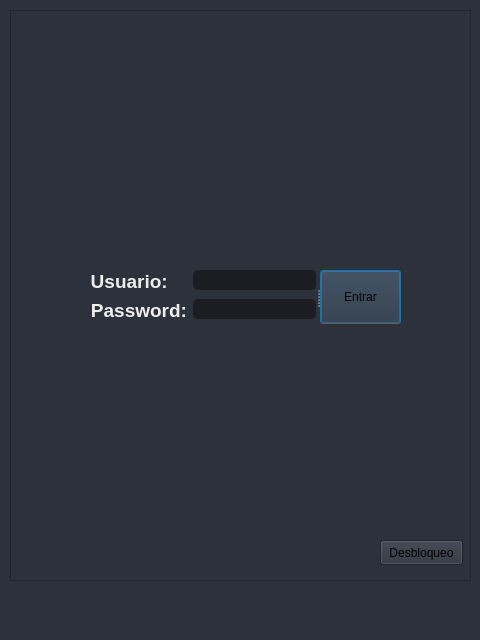
<?xml version="1.0" encoding="UTF-8"?>
<ui version="4.0">
 <class>MainWindow</class>
 <widget class="QMainWindow" name="MainWindow">
  <property name="geometry">
   <rect>
    <x>0</x>
    <y>0</y>
    <width>480</width>
    <height>640</height>
   </rect>
  </property>
  <property name="maximumSize">
   <size>
    <width>480</width>
    <height>640</height>
   </size>
  </property>
  <property name="windowTitle">
   <string>Login</string>
  </property>
  <property name="styleSheet">
   <string notr="true">background-color: rgb(44, 49, 60);</string>
  </property>
  <widget class="QWidget" name="centralwidget">
   <widget class="QFrame" name="frame">
    <property name="geometry">
     <rect>
      <x>10</x>
      <y>10</y>
      <width>461</width>
      <height>571</height>
     </rect>
    </property>
    <property name="frameShape">
     <enum>QFrame::StyledPanel</enum>
    </property>
    <property name="frameShadow">
     <enum>QFrame::Raised</enum>
    </property>
    <widget class="QLabel" name="label_3">
     <property name="geometry">
      <rect>
       <x>310</x>
       <y>40</y>
       <width>131</width>
       <height>91</height>
      </rect>
     </property>
     <property name="styleSheet">
      <string notr="true">border-image: url(:/your-logo-here2.png);</string>
     </property>
     <property name="text">
      <string/>
     </property>
    </widget>
    <widget class="QSplitter" name="splitter">
     <property name="geometry">
      <rect>
       <x>80</x>
       <y>260</y>
       <width>311</width>
       <height>54</height>
      </rect>
     </property>
     <property name="orientation">
      <enum>Qt::Horizontal</enum>
     </property>
     <widget class="QWidget" name="layoutWidget">
      <layout class="QFormLayout" name="formLayout">
       <item row="0" column="0">
        <widget class="QLabel" name="label">
         <property name="styleSheet">
          <string notr="true">color: rgb(238, 238, 236);</string>
         </property>
         <property name="text">
          <string>&lt;html&gt;&lt;head/&gt;&lt;body&gt;&lt;p align=&quot;right&quot;&gt;&lt;span style=&quot; font-size:14pt; font-weight:600;&quot;&gt;Usuario: &lt;/span&gt;&lt;/p&gt;&lt;/body&gt;&lt;/html&gt;</string>
         </property>
        </widget>
       </item>
       <item row="0" column="1">
        <widget class="QLineEdit" name="user">
         <property name="styleSheet">
          <string notr="true">QLineEdit {
	color: rgb(238, 238, 236);
	background-color: rgb(27, 29, 35);
	border-radius: 5px;
	border: 2px solid rgb(27, 29, 35);
	padding-left: 10px;
}
QLineEdit:hover {
	border: 2px solid rgb(64, 71, 88);
}
QLineEdit:focus {
	border: 2px solid rgb(91, 101, 124);
}</string>
         </property>
         <property name="placeholderText">
          <string/>
         </property>
        </widget>
       </item>
       <item row="1" column="0">
        <widget class="QLabel" name="label_2">
         <property name="styleSheet">
          <string notr="true">color: rgb(238, 238, 236);</string>
         </property>
         <property name="text">
          <string>&lt;html&gt;&lt;head/&gt;&lt;body&gt;&lt;p align=&quot;right&quot;&gt;&lt;span style=&quot; font-size:14pt; font-weight:600;&quot;&gt;Password:&lt;/span&gt;&lt;/p&gt;&lt;/body&gt;&lt;/html&gt;</string>
         </property>
        </widget>
       </item>
       <item row="1" column="1">
        <widget class="QLineEdit" name="password">
         <property name="styleSheet">
          <string notr="true">QLineEdit {
	color: rgb(238, 238, 236);
	background-color: rgb(27, 29, 35);
	border-radius: 5px;
	border: 2px solid rgb(27, 29, 35);
	padding-left: 10px;
}
QLineEdit:hover {
	border: 2px solid rgb(64, 71, 88);
}
QLineEdit:focus {
	border: 2px solid rgb(91, 101, 124);
}</string>
         </property>
         <property name="echoMode">
          <enum>QLineEdit::Password</enum>
         </property>
        </widget>
       </item>
      </layout>
     </widget>
     <widget class="QPushButton" name="ButtonLogin">
      <property name="mouseTracking">
       <bool>true</bool>
      </property>
      <property name="tabletTracking">
       <bool>true</bool>
      </property>
      <property name="styleSheet">
       <string notr="true">color: rgb(238, 238, 236);
QCommandLinkButton {	
	color: rgb(85, 170, 255);
	border-radius: 5px;
	padding: 5px;
}
QCommandLinkButton:hover {	
	color: rgb(210, 210, 210);
	background-color: rgb(44, 49, 60);
}
QCommandLinkButton:pressed {	
	color: rgb(210, 210, 210);
	background-color: rgb(52, 58, 71);
}</string>
      </property>
      <property name="text">
       <string>Entrar</string>
      </property>
      <property name="autoDefault">
       <bool>true</bool>
      </property>
      <property name="default">
       <bool>true</bool>
      </property>
      <property name="flat">
       <bool>false</bool>
      </property>
     </widget>
    </widget>
    <widget class="QLabel" name="label_4">
     <property name="geometry">
      <rect>
       <x>80</x>
       <y>60</y>
       <width>311</width>
       <height>191</height>
      </rect>
     </property>
     <property name="styleSheet">
      <string notr="true">image: url(:/images/images/logo.png);</string>
     </property>
     <property name="text">
      <string/>
     </property>
    </widget>
    <widget class="QPushButton" name="btn_desbloqueo">
     <property name="geometry">
      <rect>
       <x>370</x>
       <y>530</y>
       <width>83</width>
       <height>25</height>
      </rect>
     </property>
     <property name="styleSheet">
      <string notr="true">color: rgb(238, 238, 236);
QCommandLinkButton {	
	color: rgb(85, 170, 255);
	border-radius: 5px;
	padding: 5px;
}
QCommandLinkButton:hover {	
	color: rgb(210, 210, 210);
	background-color: rgb(44, 49, 60);
}
QCommandLinkButton:pressed {	
	color: rgb(210, 210, 210);
	background-color: rgb(52, 58, 71);
}</string>
     </property>
     <property name="text">
      <string>Desbloqueo</string>
     </property>
    </widget>
   </widget>
  </widget>
  <widget class="QStatusBar" name="statusbar"/>
 </widget>
 <resources>
  <include location="files.qrc"/>
 </resources>
 <connections/>
</ui>
